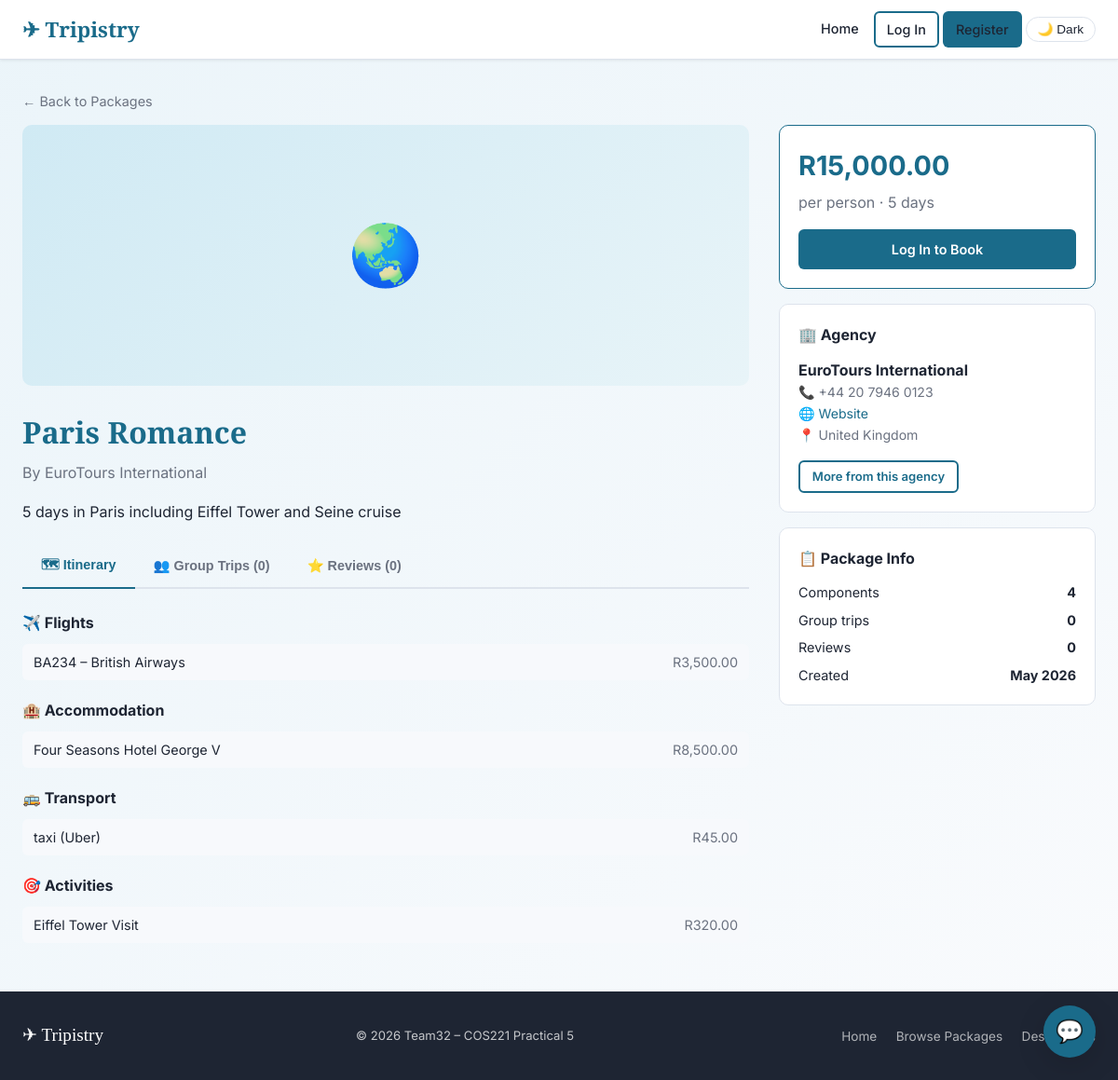
/tripistry/traveller/package_detail.php?id=4, run on the app's committed database.
### tables this page shows
CREATE TABLE `travel_package` (
  `package_id` int(11) NOT NULL AUTO_INCREMENT,
  `agency_id` int(11) NOT NULL,
  `destination_id` int(11) NOT NULL,
  `name` varchar(255) NOT NULL,
  `description` text DEFAULT NULL,
  `base_price` decimal(10,2) NOT NULL,
  `duration_days` int(11) DEFAULT NULL,
  `start_date` date DEFAULT NULL,
  `end_date` date DEFAULT NULL,
  `image_url` varchar(255) DEFAULT NULL,
  `avg_rating` decimal(3,2) DEFAULT 0.00,
  `created_at` timestamp NULL DEFAULT current_timestamp(),
  PRIMARY KEY (`package_id`),
  KEY `agency_id` (`agency_id`),
  KEY `destination_id` (`destination_id`),
  CONSTRAINT `fk_package_agency` FOREIGN KEY (`agency_id`) REFERENCES `travel_agency` (`agency_id`),
  CONSTRAINT `fk_package_destination` FOREIGN KEY (`destination_id`) REFERENCES `destination` (`destination_id`)
);

CREATE TABLE `travel_agency` (
  `agency_id` int(11) NOT NULL,
  `company_name` varchar(255) NOT NULL,
  `contact_number` varchar(20) DEFAULT NULL,
  `website` varchar(255) DEFAULT NULL,
  `address` varchar(255) DEFAULT NULL,
  `country` varchar(100) DEFAULT NULL,
  PRIMARY KEY (`agency_id`),
  CONSTRAINT `fk_travelagency_user` FOREIGN KEY (`agency_id`) REFERENCES `user` (`user_id`) ON DELETE CASCADE
);

CREATE TABLE `package_component` (
  `package_component_id` int(11) NOT NULL AUTO_INCREMENT,
  `package_id` int(11) NOT NULL,
  `component_type` enum('flight','accommodation','transport','activity') NOT NULL,
  `component_id` int(11) NOT NULL,
  PRIMARY KEY (`package_component_id`),
  KEY `package_id` (`package_id`),
  CONSTRAINT `fk_pkgcomponent_package` FOREIGN KEY (`package_id`) REFERENCES `travel_package` (`package_id`) ON DELETE CASCADE
);

### tripistry/includes/auth.php (called while the page is built, shortened)
<?php
function is_logged_in(): bool {
    return isset($_SESSION['user_id']);
}
function e(string $s): string {
    return htmlspecialchars($s, ENT_QUOTES | ENT_SUBSTITUTE, 'UTF-8');
}

### tripistry/traveller/package_detail.php (the view, shortened to what this page needs)
<?php
require_once __DIR__ . '/../includes/auth.php';
$db = get_db();
$package_id = (int)($_GET['id'] ?? 0);
$stmt = $db->prepare("
    SELECT tp.*, ta.company_name, ta.contact_number, ta.website, ta.address, ta.country,
           ROUND(AVG(r.rating),1) AS avg_rating,
           COUNT(DISTINCT r.review_id) AS review_count
    FROM travel_package tp
    JOIN travel_agency ta ON ta.agency_id = tp.agency_id
    LEFT JOIN review r ON r.package_id = tp.package_id
    WHERE tp.package_id = ?
    GROUP BY tp.package_id
");
$stmt->execute([$package_id]);
$pkg = $stmt->fetch();
$comp_stmt = $db->prepare("
    SELECT pc.component_type, pc.component_id,
           CASE pc.component_type
               WHEN 'flight' THEN CONCAT(f.flight_number, ' – ', f.airline)
               WHEN 'accommodation' THEN a.name
               WHEN 'transport' THEN CONCAT(tr.type, ' (', COALESCE(tr.provider,''), ')')
               WHEN 'activity' THEN act.name
           END AS component_name,
           CASE pc.component_type
               WHEN 'flight' THEN f.price
               WHEN 'accommodation' THEN a.price_per_night
               WHEN 'transport' THEN tr.price
               WHEN 'activity' THEN act.price
           END AS price
    FROM package_component pc
    LEFT JOIN flight f ON pc.component_type='flight' AND f.flight_id=pc.component_id
    LEFT JOIN accommodation a ON pc.component_type='accommodation' AND a.accommodation_id=pc.component_id
    LEFT JOIN transport tr ON pc.component_type='transport' AND tr.transport_id=pc.component_id
    LEFT JOIN activity act ON pc.component_type='activity' AND act.activity_id=pc.component_id
    WHERE pc.package_id = ?
    ORDER BY FIELD(pc.component_type,'flight','accommodation','transport','activity')");
$comp_stmt->execute([$package_id]);
$components = $comp_stmt->fetchAll();
$components_by_type = [];
foreach ($components as $c) $components_by_type[$c['component_type']][] = $c;
$rev_stmt = $db->prepare("
    SELECT r.*, t.first_name, t.last_name
    FROM review r
    JOIN traveller t ON t.traveller_id = r.traveller_id
    WHERE r.package_id = ?
    ORDER BY r.created_date DESC");
$rev_stmt->execute([$package_id]);
$reviews = $rev_stmt->fetchAll();
$gt_stmt = $db->prepare("
    SELECT gt.*, (gt.max_members - gt.current_members) AS spots_left
    FROM group_trip gt
    WHERE gt.package_id = ? AND gt.status = 'open'
    ORDER BY gt.start_date ASC");
$gt_stmt->execute([$package_id]);
$group_trips = $gt_stmt->fetchAll();
require_once __DIR__ . '/../includes/header.php';
?>
<div style="margin-bottom:.75rem">
    <a href="<?= BASE_URL ?>/traveller/packages.php" class="text-muted" style="font-size:.9rem">← Back to Packages</a>
</div>
<div class="package-detail">
<div>
    <div class="card-img-placeholder" style="height:280px;border-radius:var(--radius-md);margin-bottom:1.5rem;font-size:4rem">🌏</div>
    <h1 style="font-family:var(--font-display);font-size:2rem;color:var(--clr-primary);margin-bottom:.4rem"><?= e($pkg['name']) ?></h1>
    <p class="text-muted mb-2">By <?= e($pkg['company_name']) ?></p>
    <?php if ($pkg['description']): ?>
    <p style="margin-bottom:1.5rem"><?= nl2br(e($pkg['description'])) ?></p>
    <?php endif; ?>
    <div class="tabs">
        <button class="tab-btn active" data-tab="itinerary">🗺 Itinerary</button>
        <button class="tab-btn" data-tab="group_trips">👥 Group Trips (<?= count($group_trips) ?>)</button>
        <button class="tab-btn" data-tab="reviews">⭐ Reviews (<?= count($reviews) ?>)</button>
    </div>
    <div class="tab-panel active" data-panel="itinerary">
        <?php $icons = ['flight'=>'✈️','accommodation'=>'🏨','transport'=>'🚌','activity'=>'🎯'];
        $labels = ['flight'=>'Flights','accommodation'=>'Accommodation','transport'=>'Transport','activity'=>'Activities'];
        foreach ($icons as $type => $icon): ?>
            <?php if (!empty($components_by_type[$type])): ?>
            <div style="margin-bottom:1.25rem">
                <h3 style="font-size:1rem;margin-bottom:.6rem"><?= $icon ?> <?= $labels[$type] ?></h3>
                <?php foreach ($components_by_type[$type] as $c): ?>
                <div style="display:flex;justify-content:space-between;padding:.5rem .75rem;background:var(--clr-bg);border-radius:var(--radius-sm);margin-bottom:.4rem;font-size:.9rem">
                    <span><?= e($c['component_name'] ?? '—') ?></span>
                    <?php if ($c['price']): ?><span class="text-muted">R<?= number_format($c['price'], 2) ?></span><?php endif; ?>
                </div>
                <?php endforeach; ?>
            </div>
            <?php endif; ?>
        <?php endforeach; ?>
    </div>
</div>
<div class="detail-sidebar">
    <div class="sidebar-card" style="border-color:var(--clr-primary)">
        <div style="font-size:1.8rem;font-weight:700;color:var(--clr-primary);margin-bottom:.25rem">
            R<?= number_format($pkg['base_price'], 2) ?>
        </div>
        <p class="text-muted mb-2">per person · <?= $pkg['duration_days'] ? $pkg['duration_days'].' days' : '' ?></p>
        <?php if (is_logged_in() && current_role() === 'traveller'): ?>
            <a href="<?= BASE_URL ?>/traveller/book.php?package_id=<?= $package_id ?>" class="btn btn-primary btn-block">Book This Package</a>
        <?php else: ?>
            <a href="<?= BASE_URL ?>/login.php" class="btn btn-primary btn-block">Log In to Book</a>
        <?php endif; ?>
    </div>
    <div class="sidebar-card">
        <h4 style="margin-bottom:.75rem">🏢 Agency</h4>
        <p><strong><?= e($pkg['company_name']) ?></strong></p>
        <?php if ($pkg['contact_number']): ?><p class="text-muted" style="font-size:.88rem">📞 <?= e($pkg['contact_number']) ?></p><?php endif; ?>
        <?php if ($pkg['website']): ?><p style="font-size:.88rem"><a href="<?= e($pkg['website']) ?>" target="_blank">🌐 Website</a></p><?php endif; ?>
        <?php if ($pkg['country']): ?><p class="text-muted" style="font-size:.88rem">📍 <?= e($pkg['country']) ?></p><?php endif; ?>
        <a href="<?= BASE_URL ?>/traveller/packages.php?agency_id=<?= $pkg['agency_id'] ?>" class="btn btn-outline btn-sm mt-2">More from this agency</a>
    </div>
    <div class="sidebar-card">
        <h4 style="margin-bottom:.75rem">📋 Package Info</h4>
        <div style="font-size:.9rem;display:flex;flex-direction:column;gap:.4rem">
            <div class="flex-between"><span>Components</span><strong><?= count($components) ?></strong></div>
            <div class="flex-between"><span>Group trips</span><strong><?= count($group_trips) ?></strong></div>
            <div class="flex-between"><span>Reviews</span><strong><?= count($reviews) ?></strong></div>
            <div class="flex-between"><span>Created</span><strong><?= date('M Y', strtotime($pkg['created_at'])) ?></strong></div>
        </div>
    </div>
</div>
</div>
<?php require_once __DIR__ . '/../includes/footer.php'; ?>

### tripistry/css/style.css (style rules this page uses)
:root { --clr-primary: #1a6b8a; --clr-primary-dark: #134f67; --clr-primary-light: #d0eaf4; --clr-accent: #f5a623; --clr-accent-dark: #c77d0a; --clr-bg: #f7f9fc; --clr-surface: #ffffff; --clr-border: #dde3ec; --clr-text: #1e2533; --clr-text-muted: #6b7280; --clr-text-light: #ffffff; --clr-success: #16a34a; --clr-warning: #d97706; --clr-danger: #dc2626; --clr-info: #0284c7; --max-width: 1200px; --nav-height: 64px; --radius-sm: 6px; --radius-md: 10px; --radius-lg: 16px; --font-body: 'Inter', system-ui, sans-serif; --font-display: 'Playfair Display', Georgia, serif; --shadow-sm: 0 1px 3px rgba(0,0,0,.08); --shadow-md: 0 4px 16px rgba(0,0,0,.10); --shadow-lg: 0 8px 32px rgba(0,0,0,.14); }
*, *::before, *::after { box-sizing: border-box; margin: 0; padding: 0; }
html { scroll-behavior: smooth; }
body { font-family: var(--font-body); background-image: linear-gradient( to bottom right, rgba(215, 234, 244, 0.5), rgba(247, 249, 252, 0.7) ), url('../assets/bg.png'); background-size: cover, 100% auto; background-repeat: no-repeat, repeat-y; background-attachment: fixed; color: var(--clr-text); line-height: 1.6; min-height: 100vh; display: flex; flex-direction: column; }
a { color: var(--clr-primary); text-decoration: none; }
.btn { display: inline-flex; align-items: center; gap: 0.4rem; padding: 0.5rem 1.2rem; border-radius: var(--radius-sm); font-size: 0.9rem; font-weight: 600; cursor: pointer; border: 2px solid transparent; transition: background 0.15s, color 0.15s, border-color 0.15s, transform 0.1s; text-decoration: none; white-space: nowrap; }
.btn-primary { background:var(--clr-primary); color: #fff; }
.btn-outline { border-color: var(--clr-primary); color: var(--clr-primary); background: transparent; }
.btn-sm { padding: 0.3rem 0.8rem; font-size: 0.82rem; }
.btn-block { width: 100%; justify-content: center; }
.card-img-placeholder { width: 100%; height: 180px; background: linear-gradient(135deg, var(--clr-primary-light), #e8f4f8); display: flex; align-items: center; justify-content: center; font-size: 3rem; }
.package-detail { display: grid; grid-template-columns: 1fr 340px; gap: 2rem; }
.detail-sidebar { display: flex; flex-direction: column; gap: 1rem; }
.sidebar-card { background: var(--clr-surface); border: 1px solid var(--clr-border); border-radius: var(--radius-md); padding: 1.25rem; }
.tabs { display: flex; gap: 0; border-bottom: 2px solid var(--clr-border); margin-bottom: 1.5rem; }
.tab-btn { padding: 0.6rem 1.25rem; border: none; background: none; cursor: pointer; font-size: 0.9rem; font-weight: 600; color: var(--clr-text-muted); border-bottom: 2px solid transparent; margin-bottom: -2px; transition: color 0.15s, border-color 0.15s; }
.tab-btn.active { color: var(--clr-primary); border-bottom-color: var(--clr-primary); }
.tab-panel { display: none; }
.tab-panel.active { display: block; }
.text-muted { color: var(--clr-text-muted); }
.mt-2 { margin-top: 1rem; }
.mb-2 { margin-bottom: 1rem; }
.flex-between { display: flex; align-items: center; justify-content: space-between; flex-wrap: wrap; gap: 0.5rem; }

### data on the page
travel_package: name "Paris Romance", agency.company_name "EuroTours International", description "5 days in Paris including Eiffel Tower and Seine cruise", base_price "15,000.00", duration_days "5", agency.contact_number "+44 20 7946 0123", agency.country "United Kingdom", created_at "May 2026"
package_component: component_name "BA234 – British Airways", price "3,500.00"
package_component: component_name "Four Seasons Hotel George V", price "8,500.00"
package_component: component_name "taxi (Uber)", price "45.00"
package_component: component_name "Eiffel Tower Visit", price "320.00"

### other printed values
count($group_trips) "0"
count($reviews) "0"
$icon "✈️"
$labels[$type] "Flights"
$icon "🏨"
$labels[$type] "Accommodation"
$icon "🚌"
$labels[$type] "Transport"
$icon "🎯"
$labels[$type] "Activities"
count($components) "4"
